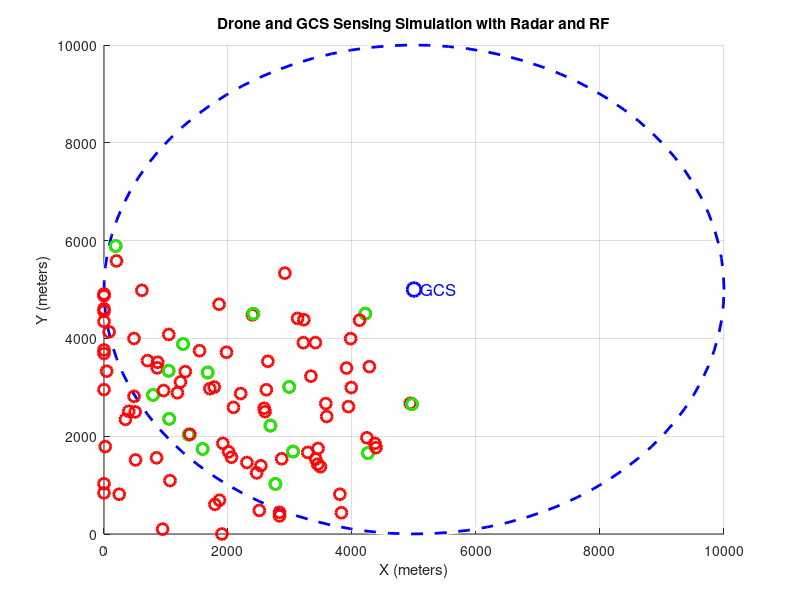

Source code (MATLAB):
% Parameters
mapSize = 10000; % 10 km x 10 km area
dronePos = [3000, 3000]; % Initial drone position (x, y)
gcsPos = [5000, 5000]; % GCS position (fixed at center)
sensingRadius = 5000; % GCS sensing radius (5 km)
timeSteps = 100; % Number of simulation steps
droneSpeed = 1000; % Drone speed per step (in meters)
dt = 1; % Time step duration
radarPulseRate = 5; % Radar pulse every 5 time steps
radarNoiseLevel = 0.2; % Noise factor for radar sensing
signalStrengthThreshold = -70; % Signal strength threshold for RF detection (dBm)

% Radar constants
c = 3e8; % Speed of light (m/s)
frequency = 2.4e9; % Frequency of RF signal (2.4 GHz)

% Free-space path loss model
freeSpacePathLoss = @(d) -20*log10(d) - 20*log10(frequency) + 20*log10(c/(4*pi));

% Create a figure for visualization
figure;
axis([0 mapSize 0 mapSize]);
hold on;
grid on;
xlabel('X (meters)');
ylabel('Y (meters)');
title('Drone and GCS Sensing Simulation with Radar and RF');

% Plot the GCS and its sensing radius
viscircles(gcsPos, sensingRadius, 'EdgeColor', 'b', 'LineStyle', '--');
plot(gcsPos(1), gcsPos(2), 'bo', 'MarkerSize', 10, 'LineWidth', 2);
text(gcsPos(1)+100, gcsPos(2), 'GCS', 'Color', 'blue', 'FontSize', 12);

% Simulation loop
for t = 1:timeSteps
    % Update drone's position (simple random walk or predefined trajectory)
    angle = rand() * 2 * pi; % Random direction
    dronePos = dronePos + droneSpeed * [cos(angle), sin(angle)] * dt;
    
    % Ensure drone stays within bounds
    dronePos = min(max(dronePos, 0), mapSize);
    
    % Plot the drone
    plot(dronePos(1), dronePos(2), 'ro', 'MarkerSize', 8, 'LineWidth', 2);
    
    % Calculate distance between drone and GCS
    distanceToGCS = norm(dronePos - gcsPos);
    
    % Simulate RF transmission from the drone
    if distanceToGCS <= sensingRadius
        % Calculate signal strength using free-space path loss
        signalStrength = freeSpacePathLoss(distanceToGCS);
        % Add random noise to signal
        signalStrength = signalStrength + radarNoiseLevel * randn();
        
        % Check if the signal strength is strong enough to be detected
        if signalStrength > signalStrengthThreshold
            % Drone detected via RF signal
            plot(dronePos(1), dronePos(2), 'go', 'MarkerSize', 8, 'LineWidth', 2);
            disp(['Drone detected via RF at time step ', num2str(t), ...
                  ' at position: ', num2str(dronePos), ...
                  ' with signal strength: ', num2str(signalStrength), ' dBm']);
        else
            disp(['Drone RF signal too weak at time step ', num2str(t)]);
        end
    end
    
    % Simulate radar pulse (every few steps)
    if mod(t, radarPulseRate) == 0
        % Simulate radar detection with noise
        radarNoise = radarNoiseLevel * randn();
        if distanceToGCS <= sensingRadius + radarNoise
            % Radar detects the drone
            plot(dronePos(1), dronePos(2), 'go', 'MarkerSize', 8, 'LineWidth', 2);
            disp(['Drone detected via radar at time step ', num2str(t), ...
                  ' at position: ', num2str(dronePos)]);
        else
            disp(['Radar did not detect drone at time step ', num2str(t)]);
        end
    end
    
    % Pause for visualization
    pause(0.1);
end

